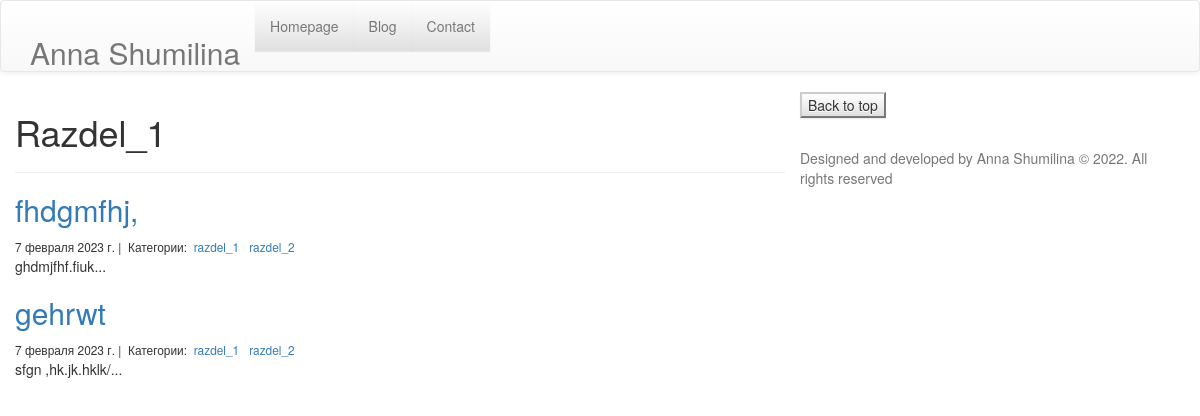
Page /blog/razdel_1/ on the committed database.
### blog/models.py (models this page shows, shortened)
class Category(models.Model):
    name = models.CharField("name", max_length=30)
    class Meta:
        verbose_name = "Category"
        verbose_name_plural = "Categories"
        ordering = ("name",)

class Post(models.Model):
    title = models.CharField(max_length=30)
    body = models.TextField()
    created_on = models.DateTimeField(auto_now_add=True)
    lust_modified = models.DateTimeField(auto_now_add=True)
    categories = models.ManyToManyField('Category', related_name='posts')
    class Meta:
        verbose_name = "Post"
        verbose_name_plural = "Posts"
        ordering = ("title",)

### blog/views.py (the view)
# urls.py: path("<category>/", views.blog_category_0, name='blog_category')
def blog_category_0(request, category):
    posts = Post.objects.filter(
        categories__name__contains=category).order_by("-created_on")
    return render(
        request,
        "blog_category.html",
        {"posts": posts, "category": category}
    )

### blog/templates/blog_category.html
{% extends "base.html" %}
{% block page_content %}
<div class="col-md-8 offset-md-2">
    <h1>{{ category | title }}</h1>
    <hr>
    {% for post in posts %}
        <h2><a href="{% url 'blog_detail' post.pk %}">{{ post.title }}</a></h2>
        <small>
            {{ post.created_on.date }} |&nbsp;
            Категории:&nbsp;
            {% for category in post.categories.all %}
            <a href="{% url 'blog_category' category.name%}">
                {{ category.name }}
            </a>&nbsp;
            {% endfor %}
        </small>
        <p>{{ post.body | slice:":400" }}...</p>
    {% endfor %}
</div>
{% endblock %}

### rows in the picture
Category: name "Razdel_1", name "razdel_1"
Post: title "fhdgmfhj,", created_on "7 февраля 2023 г.", body "ghdmjfhf.fiuk"
Category: name "razdel_2"
Post: title "gehrwt", created_on "7 февраля 2023 г.", body "sfgn ,hk.jk.hklk/"
